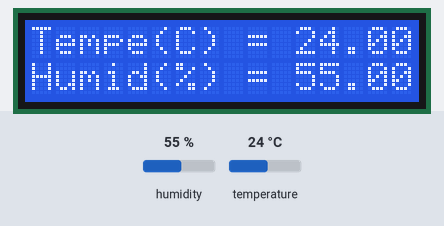
Simulated run of this sketch. Board: Arduino Uno, built with avr-gcc and run on an emulated ATmega328P. On the bench: 16×2 character LCD. The inputs (shaded band) are chosen by the test bench; at power-on: humidity 55 %, temperature 24 °C.

Above: at 2.2 s.
2.3 s: humidity set to 22 %
At 3.7 s:
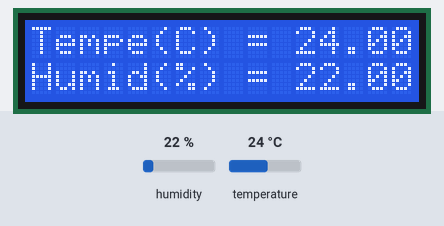
7.6 s: temperature set to 12 °C
At 10.0 s:
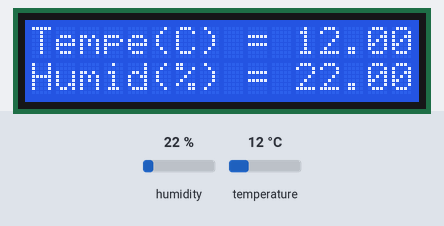
10.7 s: humidity set to 40 %
At 11.7 s:
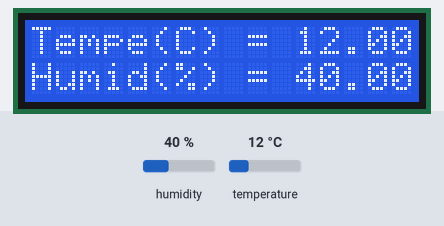
13.4 s: temperature set to 19 °C
At 16.1 s:
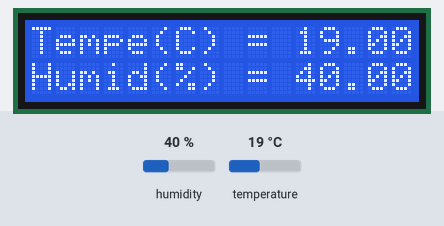
Timing chart, 0 to 17.6 s (numbered marks = the images above; inputs shaded):
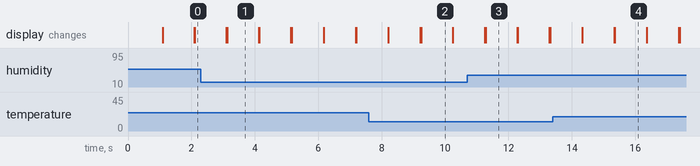

The sketch:

DHT11_LCD.ino
```cpp
// 1602 lcd
#include <LiquidCrystal.h>
int rs = 7;
int en = 8;
int d4 = 9;
int d5 = 10;
int d6 = 11;
int d7 = 12;
LiquidCrystal lcd(rs, en, d4, d5, d6, d7);

// dht11 sensor
#include "DHT.h"
#define DHTPIN 2
#define DHTTYPE DHT11
DHT dht(DHTPIN, DHTTYPE); // create dht object
float humid;
float tempC;
float tempF;

// time variables
int sdt = 100;
int mdt = 500;
int ldt = 1000;

void setup() {
  Serial.begin(9600);
  dht.begin(); // initialize dht11 sensor
  delay(ldt);
  lcd.begin(16, 2); //initialize lcd
}

void loop() {
  humid = dht.readHumidity(); // read humidity
  tempC = dht.readTemperature(); // read temperature

  // show temperature (C)
  lcd.setCursor(0, 0);
  lcd.print("Tempe(C) = ");
  lcd.print(tempC);

  // show humidity (%)
  lcd.setCursor(0, 1);
  lcd.print("Humid(%) = ");
  lcd.print(humid);

  // clear output
  delay(ldt);
  lcd.clear();
}
```

Measured:
- after the input at 2.3 s, the display: first differs from a run without the input after 0.83 s (image 1)
- after the input at 7.6 s, the display: first differs from a run without the input after 1.6 s (image 2)
- after the input at 10.7 s, the display: first differs from a run without the input after 0.58 s (image 3)
- after the input at 13.4 s, the display: first differs from a run without the input after 2.0 s (image 4)
- what the display in image 1 shows lasts 1.0 s, from 3.1 s to 4.1 s
